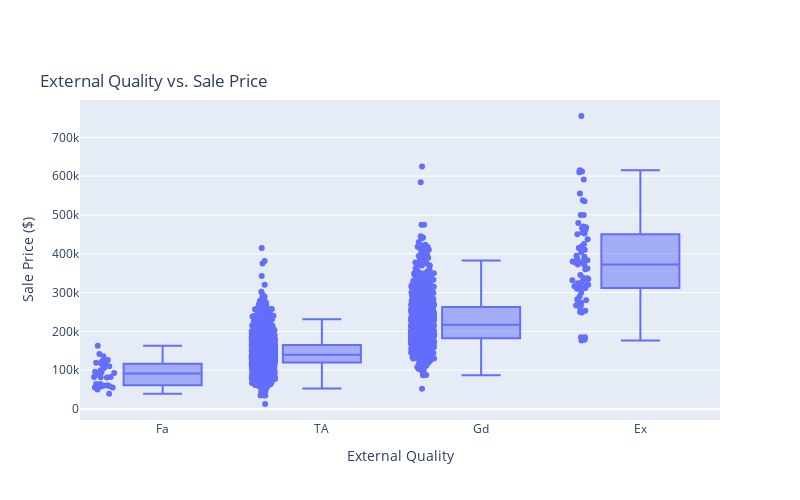

Write notebook code for a chart like this one.
### Code cell
fig = px.box(housing, x='ExterQual', y='SalePrice', points="all",
             title='External Quality vs. Sale Price',
             labels={'ExterQual': 'External Quality', 'SalePrice': 'Sale Price ($)'},
             category_orders={'ExterQual': ['Fa', 'TA', 'Gd', 'Ex']})

fig.update_layout(
    title=dict(y=0.85),
    height=500,
    width=800)

fig.show()

fig.write_image("images/exter_price.png")

### Figure 1 — Plotly figure (JSON) as saved in the notebook; plotly's stock layout.template omitted (floating-point values rounded to 4 significant figures; data arrays with more than 128 entries replaced by an {"elided": "..."} marker saying what was removed)
{"data": [{"alignmentgroup": "True", "boxpoints": "all", "hovertemplate": "External Quality=%{x}<br>Sale Price ($)=%{y}<extra></extra>", "legendgroup": "", "marker": {"color": "#636efa"}, "name": "", "notched": false, "offsetgroup": "", "orientation": "v", "showlegend": false, "type": "box", "x": {"elided": "2579 str values"}, "x0": " ", "xaxis": "x", "y": {"elided": "2579 int values"}, "y0": " ", "yaxis": "y"}], "layout": {"boxmode": "group", "height": 500, "legend": {"tracegroupgap": 0}, "title": {"text": "External Quality vs. Sale Price", "y": 0.85}, "width": 800, "xaxis": {"anchor": "y", "categoryarray": ["Fa", "TA", "Gd", "Ex"], "categoryorder": "array", "domain": [0, 1], "title": {"text": "External Quality"}}, "yaxis": {"anchor": "x", "domain": [0, 1], "title": {"text": "Sale Price ($)"}}}}
